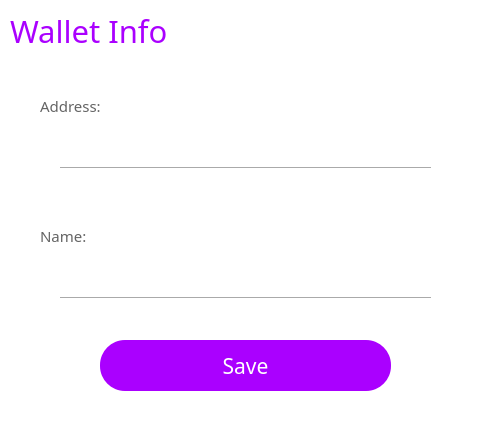
<?xml version="1.0" encoding="UTF-8"?>
<ui version="4.0">
 <class>WalletInfoForm</class>
 <widget class="QWidget" name="WalletInfoForm">
  <property name="geometry">
   <rect>
    <x>0</x>
    <y>0</y>
    <width>489</width>
    <height>424</height>
   </rect>
  </property>
  <property name="windowTitle">
   <string>Form</string>
  </property>
  <property name="styleSheet">
   <string notr="true">background-color: rgb(255, 255, 255);</string>
  </property>
  <widget class="QLineEdit" name="lineEdit_6">
   <property name="geometry">
    <rect>
     <x>60</x>
     <y>130</y>
     <width>371</width>
     <height>31</height>
    </rect>
   </property>
   <property name="font">
    <font>
     <family>等线</family>
     <pointsize>10</pointsize>
    </font>
   </property>
   <property name="toolTip">
    <string/>
   </property>
   <property name="statusTip">
    <string/>
   </property>
   <property name="whatsThis">
    <string/>
   </property>
   <property name="accessibleName">
    <string/>
   </property>
   <property name="accessibleDescription">
    <string/>
   </property>
   <property name="styleSheet">
    <string notr="true">
QLineEdit[echoMode=&quot;2&quot;] {
    lineedit-password-character:42;
}
</string>
   </property>
   <property name="frame">
    <bool>false</bool>
   </property>
   <property name="echoMode">
    <enum>QLineEdit::Normal</enum>
   </property>
  </widget>
  <widget class="Line" name="line_38">
   <property name="geometry">
    <rect>
     <x>60</x>
     <y>160</y>
     <width>371</width>
     <height>16</height>
    </rect>
   </property>
   <property name="orientation">
    <enum>Qt::Horizontal</enum>
   </property>
  </widget>
  <widget class="QLineEdit" name="lineEdit_7">
   <property name="geometry">
    <rect>
     <x>60</x>
     <y>260</y>
     <width>371</width>
     <height>31</height>
    </rect>
   </property>
   <property name="font">
    <font>
     <family>等线</family>
     <pointsize>10</pointsize>
    </font>
   </property>
   <property name="toolTip">
    <string/>
   </property>
   <property name="statusTip">
    <string/>
   </property>
   <property name="whatsThis">
    <string/>
   </property>
   <property name="accessibleName">
    <string/>
   </property>
   <property name="accessibleDescription">
    <string/>
   </property>
   <property name="styleSheet">
    <string notr="true">
QLineEdit[echoMode=&quot;2&quot;] {
    lineedit-password-character:42;
}
</string>
   </property>
   <property name="frame">
    <bool>false</bool>
   </property>
   <property name="echoMode">
    <enum>QLineEdit::Normal</enum>
   </property>
   <property name="placeholderText">
    <string/>
   </property>
  </widget>
  <widget class="QLabel" name="label_51">
   <property name="geometry">
    <rect>
     <x>40</x>
     <y>220</y>
     <width>91</width>
     <height>31</height>
    </rect>
   </property>
   <property name="font">
    <font>
     <family>微软雅黑</family>
     <pointsize>11</pointsize>
    </font>
   </property>
   <property name="styleSheet">
    <string notr="true">color: rgb(100, 100, 100);</string>
   </property>
   <property name="text">
    <string>Name:</string>
   </property>
  </widget>
  <widget class="Line" name="line_41">
   <property name="geometry">
    <rect>
     <x>60</x>
     <y>290</y>
     <width>371</width>
     <height>16</height>
    </rect>
   </property>
   <property name="orientation">
    <enum>Qt::Horizontal</enum>
   </property>
  </widget>
  <widget class="QLabel" name="label_15">
   <property name="geometry">
    <rect>
     <x>10</x>
     <y>10</y>
     <width>201</width>
     <height>41</height>
    </rect>
   </property>
   <property name="font">
    <font>
     <family>微软雅黑</family>
     <pointsize>23</pointsize>
     <weight>50</weight>
     <bold>false</bold>
    </font>
   </property>
   <property name="styleSheet">
    <string notr="true">color: rgb(170, 0, 255);</string>
   </property>
   <property name="text">
    <string>Wallet Info</string>
   </property>
  </widget>
  <widget class="QPushButton" name="closeenterpsw">
   <property name="geometry">
    <rect>
     <x>450</x>
     <y>0</y>
     <width>41</width>
     <height>31</height>
    </rect>
   </property>
   <property name="text">
    <string/>
   </property>
   <property name="icon">
    <iconset>
     <normaloff>pic/close.png</normaloff>pic/close.png</iconset>
   </property>
   <property name="flat">
    <bool>true</bool>
   </property>
  </widget>
  <widget class="QPushButton" name="pushButton_9">
   <property name="geometry">
    <rect>
     <x>100</x>
     <y>340</y>
     <width>291</width>
     <height>51</height>
    </rect>
   </property>
   <property name="font">
    <font>
     <family>等线</family>
     <pointsize>16</pointsize>
    </font>
   </property>
   <property name="cursor">
    <cursorShape>PointingHandCursor</cursorShape>
   </property>
   <property name="styleSheet">
    <string notr="true">background-color: rgb(170, 0, 255);
color: rgb(255, 255, 255);
border-radius:25px;</string>
   </property>
   <property name="text">
    <string>Save</string>
   </property>
   <property name="flat">
    <bool>false</bool>
   </property>
  </widget>
  <widget class="QLabel" name="label_52">
   <property name="geometry">
    <rect>
     <x>40</x>
     <y>90</y>
     <width>151</width>
     <height>31</height>
    </rect>
   </property>
   <property name="font">
    <font>
     <family>微软雅黑</family>
     <pointsize>11</pointsize>
    </font>
   </property>
   <property name="styleSheet">
    <string notr="true">color: rgb(100, 100, 100);</string>
   </property>
   <property name="text">
    <string>Address:</string>
   </property>
  </widget>
 </widget>
 <resources/>
 <connections/>
</ui>
